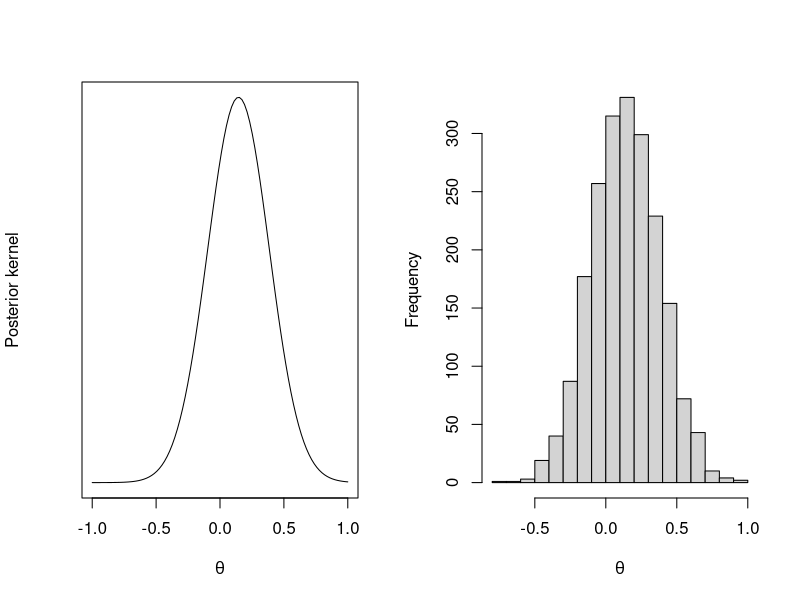
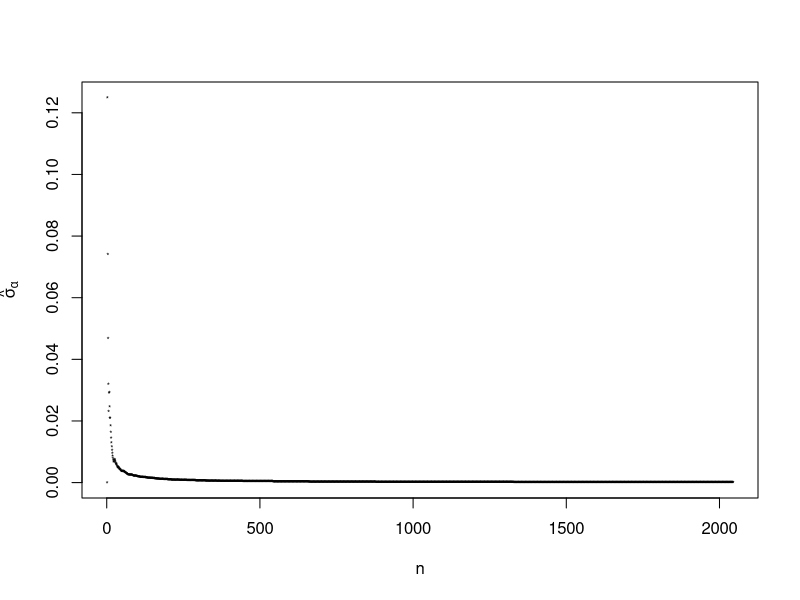
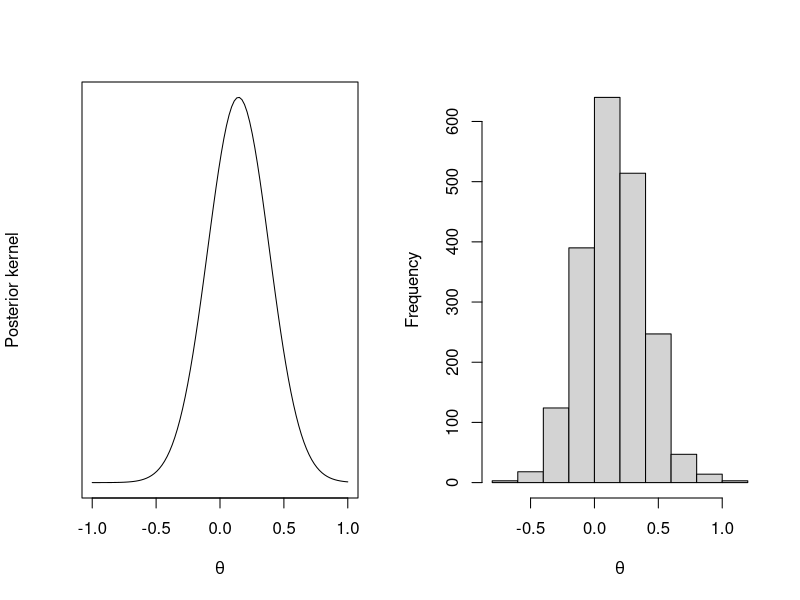
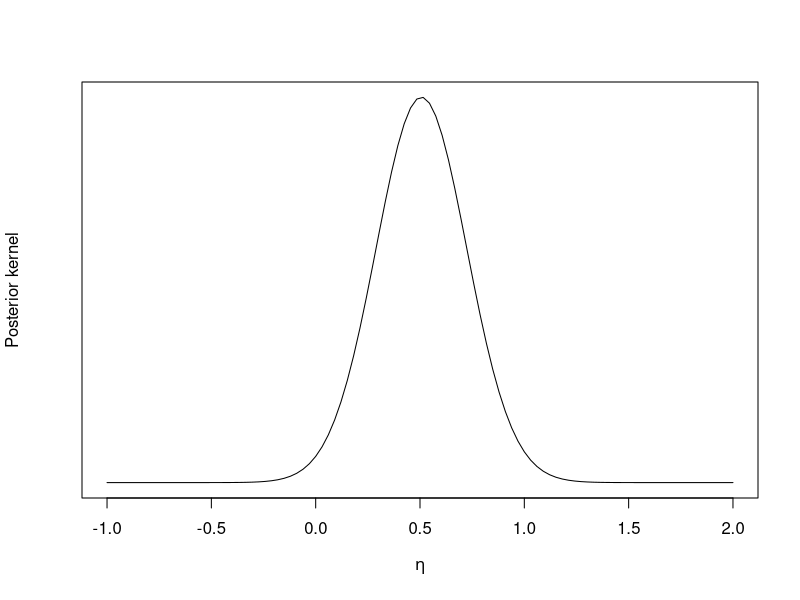
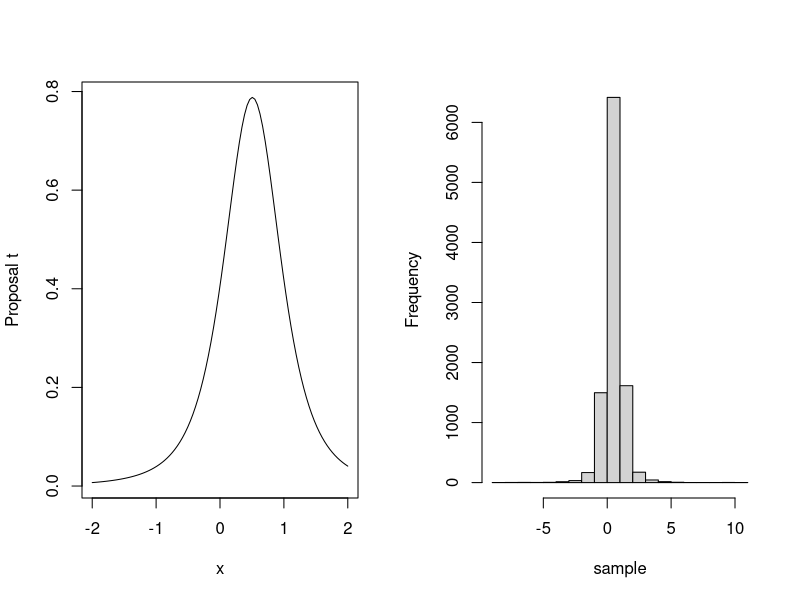

The R script that drew these images, in order:
## ---- chunk 1
# Initial seed
set.seed(12345)
## ---- chunk 2
# Parameters
mu <- 0
sigma <- 0.25
n_data <- 5
y_data <- 5
## ---- chunk 3
# Posterior kernel
PosteriorKernel <- function(theta){
    ker <- exp(y_data*theta) / (1+exp(theta))^n_data
    ker <- ker * exp(-(theta-mu)^2/(2*sigma^2))
    return (ker)
}  
# Prior kernel as a proposal distribution
Proposal <- function(theta){
    ker <- exp(-(theta-mu)^2/(2*sigma^2))
    return (ker)
}
# Prior normalization
Z <- sqrt(2*pi*sigma^2)
# Sample from prior
PriorSample <- function(n=1){
    x <- rnorm(n,mu,sigma)
    return (x)
}
## ---- chunk 4
# Accept-reject algorithm. K = M Z_g / Z_f, where M is the ratio bound in accept-reject algorithm 
AccRej <- function(n, K){
    samples <- c()
    while(length(samples) < n){
        x <- PriorSample()
        u <- runif(1)
        if(u*K < PosteriorKernel(x) / Proposal(x)){
            samples <- c(samples, x)
        }
  }
  return(samples)
}
## ---- chunk 5
# Sample from from the posterior using the acc-rej algorithm
x <- seq(-4*sigma,4*sigma,length.out = 100)
y <- PosteriorKernel(x)
treshold <- 1e-4
x_ar <- c()
prob <- c()
varest <- c()
count <- 0
min <- 10

repeat{
    count <- count + 1
    x_ar <- c(x_ar, AccRej(1, K=1))
    prob <- c(prob, length(x_ar[x_ar > 0]) / length(x_ar))
    varest <- c(varest, prob[count] * (1 - prob[count]) / length(x_ar))
    if(varest[count] < treshold && count > min){
        break
    }
}
alpha <- prob[count]
## ---- chunk 6
# plot
par(mfrow = c(1, 2))
plot(x,y, type="l", xlab=expression(theta), ylab="Posterior kernel", yaxt='n')
hist(x_ar, main="", xlab=expression(theta))
# Restore default plot options
par(mfrow = c(1, 1))
## ---- chunk 7
# Plot of the estimator of the variance of the estimator as a function of the sample size
plot(seq(1,count,1),varest, pch="*", cex=0.5, xlab="n", ylab=expression(hat(sigma)[alpha]))
## ---- chunk 8
print(paste0("Confidence interval [", round(alpha+qnorm(0.025)*sqrt(varest[count]),4), ",", round(alpha+qnorm(0.975)*sqrt(varest[count]),4), "]"))
## ---- chunk 9
# Generate a sample from the proposal distribution
M <- 10000
theta <- PriorSample(M)
# Calculate and normalize weights
w <- PosteriorKernel(theta) / Proposal(theta)
w <- w / length(w)
# Perform resampling
m <- 2000
resample <- function(theta, w) {
  indices <- sample(1:M, size = m, replace = TRUE, prob = w)
  return(theta[indices])
}
theta <- resample(theta, w)
alpha <- length(theta[theta > 0]) / length(theta)
sigma_alpha <- alpha*(1-alpha) / length(theta)
## ---- chunk 10
# plot
par(mfrow = c(1, 2))
plot(x,y, type="l", xlab=expression(theta), ylab="Posterior kernel", yaxt='n')
hist(theta, xlab=expression(theta), main="")
# Restore default plot options
par(mfrow = c(1, 1))
## ---- chunk 11
print(paste0("Confidence interval [", round(alpha+qnorm(0.025)*sqrt(sigma_alpha),4), ",", round(alpha+qnorm(0.975)*sqrt(sigma_alpha),4), "]"))
## ---- chunk 12
laplace <- optim(par=0.0, fn= function (x) log(PosteriorKernel(x)), method = "BFGS",  control=list(fnscale=-1), hessian = TRUE)
# Find the mode
mode <- laplace$par
# Find the variance
var <- -1 / (laplace$hessian)
# Normal approximation
alpha <- pnorm(0, mean=mode, sd=sqrt(var), lower.tail=FALSE)
## ---- chunk 13
# Probability that the coin is biased toward heads
print(paste0("Probability that the coin is biased toward heads: ", round(alpha,4)))
## ---- chunk 14
library(knitr)  
x <- 1:4
y <- c(125,18,20,34)  
d <- data.frame(x,y)
names(d) <- c("Category", "Frequency")
kable(d)  
## ---- chunk 15
# posterior kernel
PosteriorKernel <- function(eta){
    ker <- (2 + 3*exp(eta))^(125) * exp(35*eta) / (1 + exp(eta))^(199)
    return (ker)
}  
## ---- chunk 16
# plot
x <- seq(-1, 2, length.out = 100)
y <- PosteriorKernel(x)
plot(x,y, type="l", xlab=expression(eta), ylab="Posterior kernel", yaxt='n')
## ---- chunk 17
laplace <- optim(par=0.0, fn= function (x) log(PosteriorKernel(x)), method = "BFGS",  control=list(fnscale=-1), hessian = TRUE)
# Find the mode
mode <- laplace$par
# Find the variance
var <- -1 / (laplace$hessian)
## ---- chunk 18
print(paste0("Confidence interval [", round(mode+qnorm(0.025)*sqrt(var),4), ",", round(mode+qnorm(0.975)*sqrt(var),4), "]"))
## ---- chunk 19

## ---- chunk 20
library(mnormt)
dof = 3
# Proposal distrubution
Proposal <- function(x, df = dof, mu = mode, s = sqrt(var)){
  return(dmt(x, mean=mu, S=s, df = df))
}
# Sample from proposal
ProposalSample <- function(n=1){
    x <- rmt(n, mode, sqrt(var), dof)
    return (x)
}
## ---- chunk 21
# plot
x <- seq(-2, 2, length.out = 100)
y <- Proposal(x)
par(mfrow = c(1, 2))
plot(x,y, type="l", ylab="Proposal t")
sample <- ProposalSample(10000)
hist(sample, main="")
# Restore default plot options
par(mfrow = c(1, 1))
## ---- chunk 22
# Sample from from the posterior using the acc-rej algorithm
treshold <- 1e-4
x_ar <- c()
varest <- c()
count <- 0
min <- 10

repeat{
    count <- count + 1
    x_ar <- c(x_ar, AccRej(1, K=1))
    prob <- c(prob, length(x_ar[x_ar > 0]) / length(x_ar))
    varest <- c(varest, prob[count] * (1 - prob[count]) / length(x_ar))
    if(varest[count] < treshold && count > min){
        break
    }
}
alpha <- prob[count]
## ---- chunk 23
x <- c(1, 2, 3, 4, 5, 6, 7, 8, 9, 10, 11, 12, 13, 14, 15, 16, 17, 18)
y <- c(15, 11, 14, 17, 5, 11, 10, 4, 8, 10, 7, 9, 11, 3, 6, 1, 1, 4)
d <- data.frame(x,y)
names <- c("Months", "$y_i$")
kable(d)
## ---- chunk 24
x <- c(1545, 1440, 1440, 1520, 1580, 1540, 1555, 1490, 1560, 1495, 1595, 1550, 1605, 1510, 1560, 1445, 1440, 1595, 1465, 1545, 1595, 1630, 1515, 1635, 1625, 1520, 1455, 1450, 1480, 1445)
x <- matrix(x, ncol=5, byrow=TRUE)
dimnames(x) <- list(1:6, paste0("S", 1:5))  
kable(x, row.names=TRUE)      
